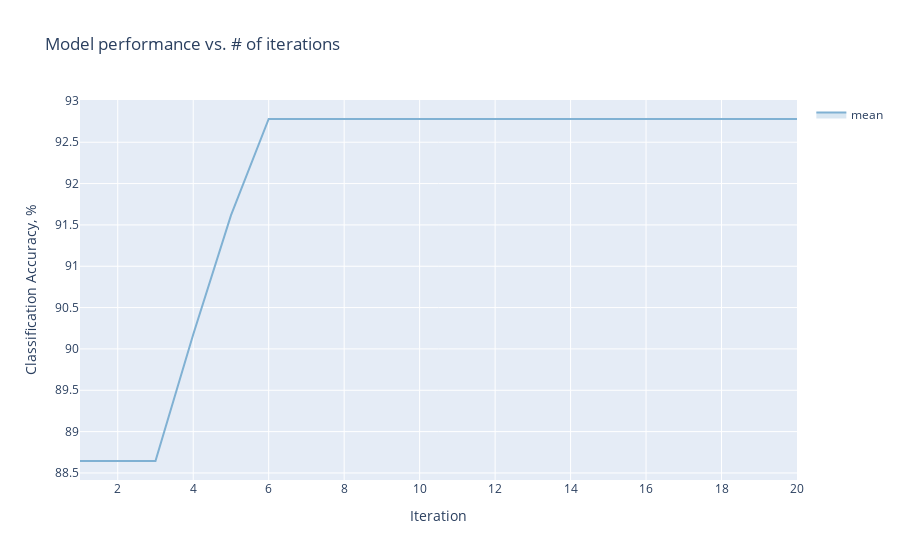

Notebook source saved alongside this figure:
### Code cell
best_objectives = np.array([[trial.objective_mean*100 for trial in experiment.trials.values()]])

best_objective_plot = optimization_trace_single_method(
    y=np.maximum.accumulate(best_objectives, axis=1),
    title="Model performance vs. # of iterations",
    ylabel="Classification Accuracy, %",
)
render(best_objective_plot)

#render(plot_contour(model=model, param_x='C', param_y='Gamma', metric_name='accuracy'))
#render(plot_contour(model=model, param_x='Kern', param_y='C', metric_name='accuracy'))

### Figure 1 — Plotly figure (JSON) as saved in the notebook; plotly's stock layout.template omitted (floating-point values rounded to 4 significant figures)
{"data": [{"hoverinfo": "none", "legendgroup": "", "line": {"width": 0}, "mode": "lines", "showlegend": false, "type": "scatter", "x": [1, 2, 3, 4, 5, 6, 7, 8, 9, 10, 11, 12, 13, 14, 15, 16, 17, 18, 19, 20], "y": [88.64, 88.64, 88.64, 90.18, 91.62, 92.78, 92.78, 92.78, 92.78, 92.78, 92.78, 92.78, 92.78, 92.78, 92.78, 92.78, 92.78, 92.78, 92.78, 92.78]}, {"fill": "tonexty", "fillcolor": "rgba(128,177,211,0.3)", "legendgroup": "mean", "line": {"color": "rgba(128,177,211,1)"}, "mode": "lines", "name": "mean", "type": "scatter", "x": [1, 2, 3, 4, 5, 6, 7, 8, 9, 10, 11, 12, 13, 14, 15, 16, 17, 18, 19, 20], "y": [88.64, 88.64, 88.64, 90.18, 91.62, 92.78, 92.78, 92.78, 92.78, 92.78, 92.78, 92.78, 92.78, 92.78, 92.78, 92.78, 92.78, 92.78, 92.78, 92.78]}, {"fill": "tonexty", "fillcolor": "rgba(128,177,211,0.3)", "hoverinfo": "none", "legendgroup": "", "line": {"width": 0}, "mode": "lines", "showlegend": false, "type": "scatter", "x": [1, 2, 3, 4, 5, 6, 7, 8, 9, 10, 11, 12, 13, 14, 15, 16, 17, 18, 19, 20], "y": [88.64, 88.64, 88.64, 90.18, 91.62, 92.78, 92.78, 92.78, 92.78, 92.78, 92.78, 92.78, 92.78, 92.78, 92.78, 92.78, 92.78, 92.78, 92.78, 92.78]}], "layout": {"showlegend": true, "title": {"text": "Model performance vs. # of iterations"}, "xaxis": {"title": {"text": "Iteration"}}, "yaxis": {"title": {"text": "Classification Accuracy, %"}}}}
